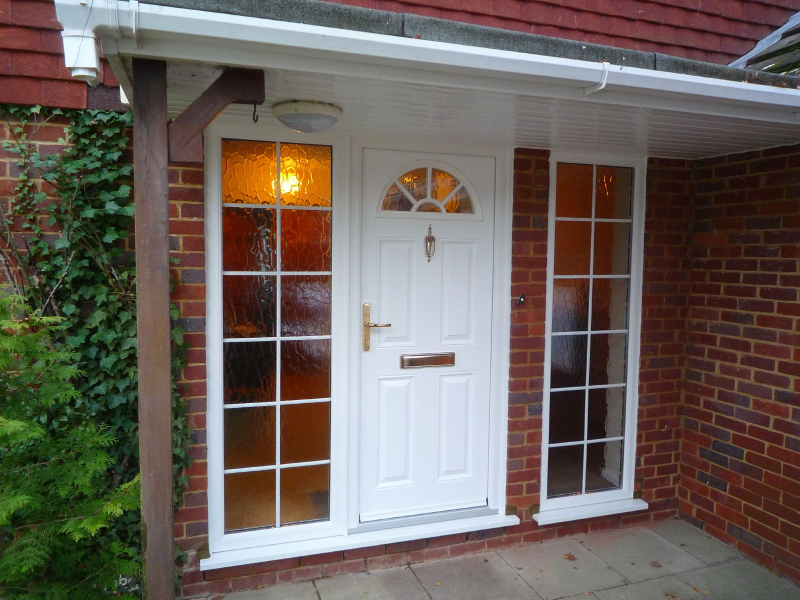
#> input picture assets/stock/front-door-newton-syms.jpg, 1600 x 1200 px (shown at 1/2 size)
$ python -i stockify.py   (imports and definitions only)
#> lines starting #> are read from the running program, lines starting #| are printed output that depends on the picture
#> further down, picture is the input picture: PIL image 1600x1200 RGB; mean R, G, B 106.9, 96.7, 89.6
#!/usr/bin/env python3
"""Turn free-licence stock photos into doorbell-camera-style example frames.

Input:  assets/stock/<scene>.jpg  plus  assets/stock/credits.json  (one entry per photo)
Output: scenarios/images/stock/<scene>.jpg  (1280x720, slight fisheye, night scenes darker
        and grainy, labelled "Example event · stock photo")  and  assets/CREDITS.md

These are never presented as Ring media: no Ring logo or watermark is added, and the UI labels
them "Example event · stock photo". Scenes without a stock photo keep their illustration.

credits.json entry:
  {"scene": "aide_arrives", "file": "aide_arrives.jpg", "title": "...", "author": "...",
   "source": "https://unsplash.com/photos/...", "license": "Unsplash License",
   "licenseUrl": "https://unsplash.com/license", "night": false}

Usage: python3 -I scripts/stockify.py
"""
import json
import math
import os
import sys

from PIL import Image, ImageDraw, ImageEnhance, ImageFilter, ImageFont

ROOT = os.path.dirname(os.path.dirname(os.path.abspath(__file__)))
SRC = os.path.join(ROOT, "assets", "stock")
OUT = os.path.join(ROOT, "scenarios", "images", "stock")
W, H = 1280, 720
NIGHT_SCENES = {"porch_empty_night", "visitor_ding_night", "person_night"}


# [5 lines left out: function font, not called in this run]


def crop_16x9(im):
    w, h = im.size
#> w = 1600; h = 1200
    target = 16 / 9
    if w / h > target:
        nw = int(h * target)
        x = (w - nw) // 2
        im = im.crop((x, 0, x + nw, h))
    else:
        nh = int(w / target)
#> nh = 900
        y = max(0, (h - nh) // 3)  # keep a little more of the top, like a doorbell mounted high
#> y = 100
        im = im.crop((0, y, w, y + nh))
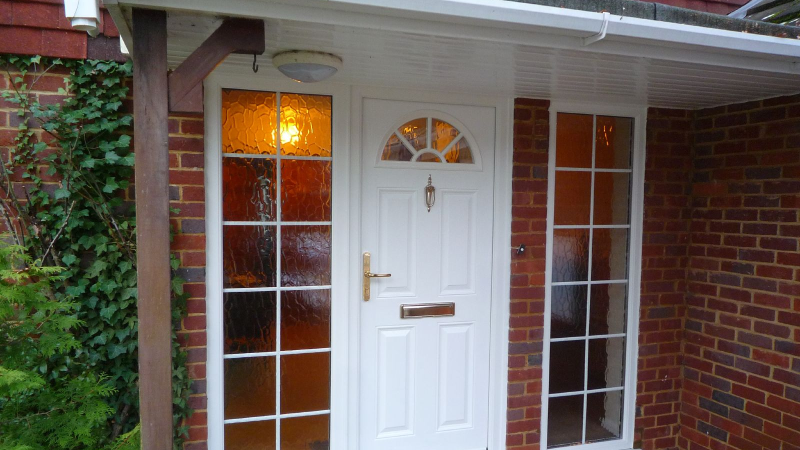
#> im: PIL image 1600x900 RGB (shown at 1/2 size); mean R, G, B 104.4, 93.4, 85.2
    return im.resize((W, H), Image.LANCZOS)
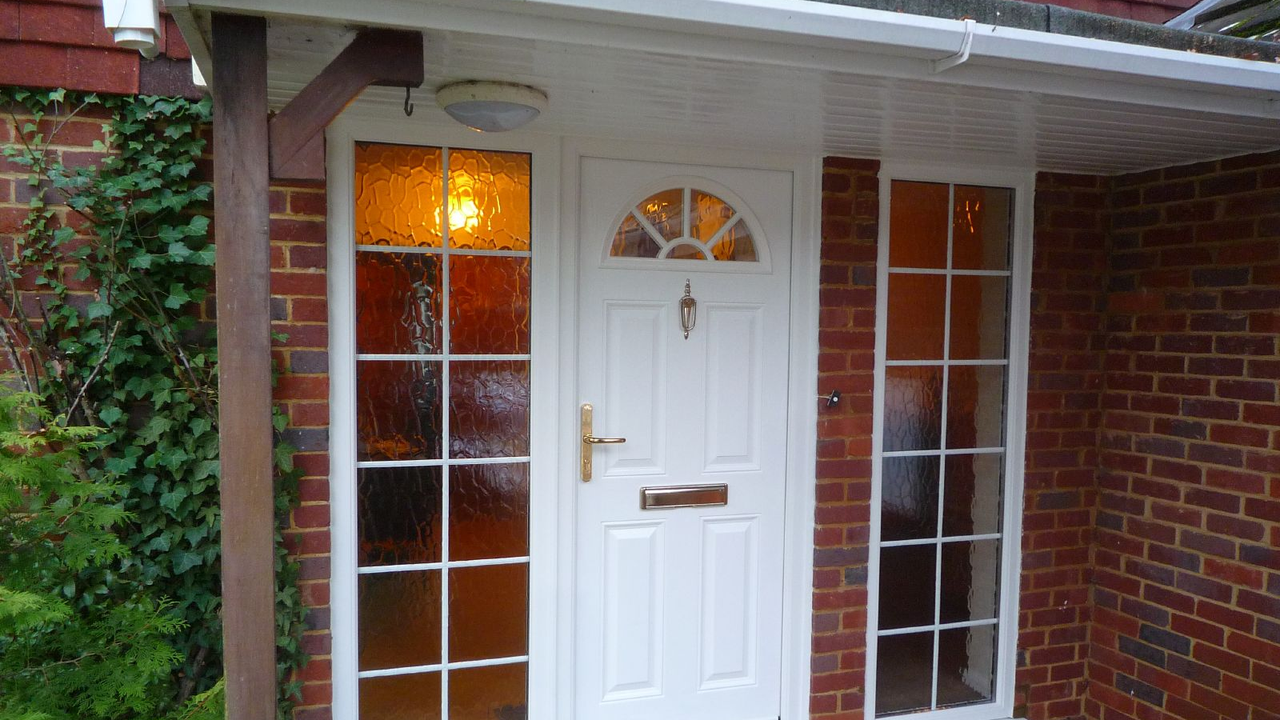
#> returned value: PIL image 1280x720 RGB; mean R, G, B 104.4, 93.4, 85.2


# [94 lines left out: functions barrel, vignette, night, label, main, not called in this run]


# [2 lines not run here, left out]

>>> from PIL import Image
>>> picture = Image.open('../assets/stock/front-door-newton-syms.jpg')
>>> result = crop_16x9(picture)
